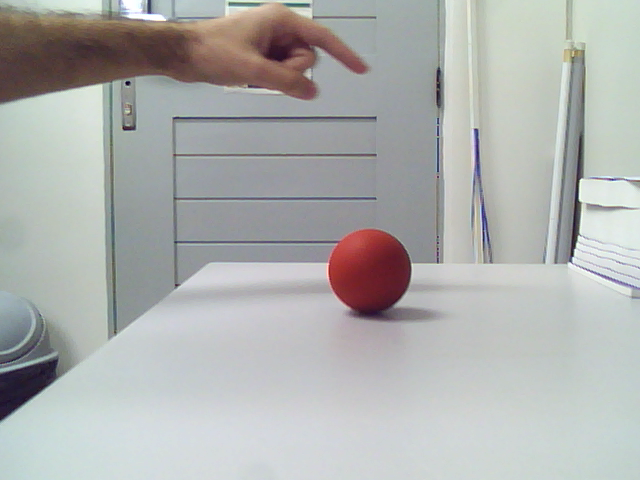
//> input picture front-front/l00039.png, 640 x 480 px
$ ./gfsp   (built with g++ and OpenCV 4)
//> lines starting //> are read from the running program, lines starting //| are printed output that depends on the picture
// gfsp - Gabor Filter Sig Pyramid
// gabor filters 0 45 90 135 over pyramid


#include "opencv2/imgproc/imgproc.hpp"
#include "opencv2/highgui/highgui.hpp"
#include <math.h>
#include <stdlib.h>
#include <stdio.h>

using namespace cv;
using namespace std;

/// Global variables
Mat src, dst, tmp, tmp1, tmp2;
Mat ch[3];

// pyr means:
// My pyramid
//          6 layers ( each layer is a scale)
//          7 features
//
// pyr[i][j]
// index i corresponds to layer
// index j corresponds to features as fallow:

#define GRAY 2
#define RED 3
#define GREEN 4
#define BLUE 5
#define YELLOW 6


std::vector <std::vector <Mat> > pyr(6, std::vector <Mat> (7));

Mat results;
Mat gabor_output;

//char* window_name = "Pyramids Demo";


// function to exctract regionals averages
// Mat res is a single channel image
double * regionals_averages(Mat res) {

  static double average[9];
  int k = 0;
  int cont = 0;
  for (int ri = 0; ri < res.cols-3; ri += res.cols/3) { //need to subtract 3 because 640/3 is not a round number
    for (int rj = 0; rj < res.rows-3; rj += res.rows/3) {

      printf("Dentro da funcao, antes do roi, ri = %d, rj = %d, res.cols/3 = %d, res.rows/3 = %d\n", ri, rj, res.cols/3, res.rows/3);
      Mat roiImg = res(Rect(ri,rj,res.cols/3,res.rows/3));
      imshow("ROI", roiImg);
      cv::Scalar media;
      media = mean(roiImg);
      printf("Dentro da funcao, depois do roi, media = %f\n",media[0]);
      int cc;
      cc = waitKey(0);
      if( (char)cc == 27 )
        { return 0; }
      average[k] = media[0];
      k++;
    }
  } //
  return average;
}

/**
 * @function main
 */
int main( int argc, char** argv )
{
  /// General instructions
  printf( "\n Zoom In-Out demo  \n " );
  printf( "------------------ \n" );
  printf( " * [u] -> Zoom in  \n" );
  printf( " * [d] -> Zoom out \n" );
  printf( " * [ESC] -> Close program \n \n" );

  /// Test image - Make sure it s divisible by 2^{n}
//  src = imread( "./front-front/l00039.png", CV_LOAD_IMAGE_GRAYSCALE );
  src = imread( "./front-front/l00039.png", CV_LOAD_IMAGE_COLOR );
//> src is the input picture: 480 rows x 640 cols, CV_8UC3; mean B, G, R 174.8, 176.5, 174.8
  if( !src.data )
    { printf(" No data! -- Exiting the program \n");
      return -1; }

  tmp = src;
  dst = tmp;

  printf( "cols = %i, rows = %i\n",src.cols,src.rows);
//| cols = 640, rows = 480
  // LAYER ZERO
  pyr[0][0] = src;
//> pyr = 6 items
  pyr[0][1] = src;
  cvtColor (src, pyr[0][GRAY], CV_BGR2GRAY);
  split(src,ch);
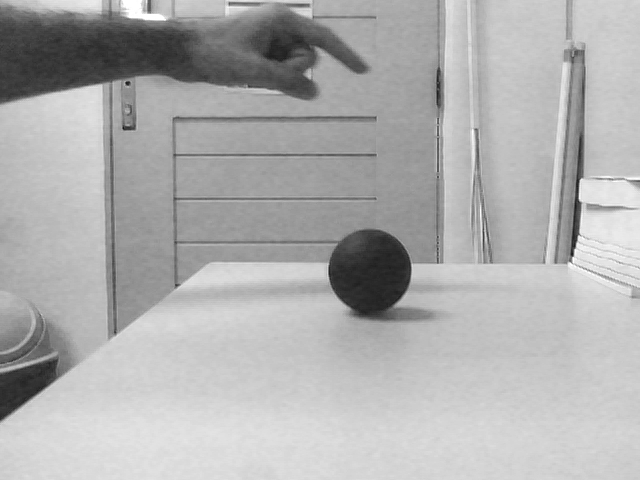
//> ch[0]: 480 rows x 640 cols, CV_8UC1; min 20, max 255, mean 174.8
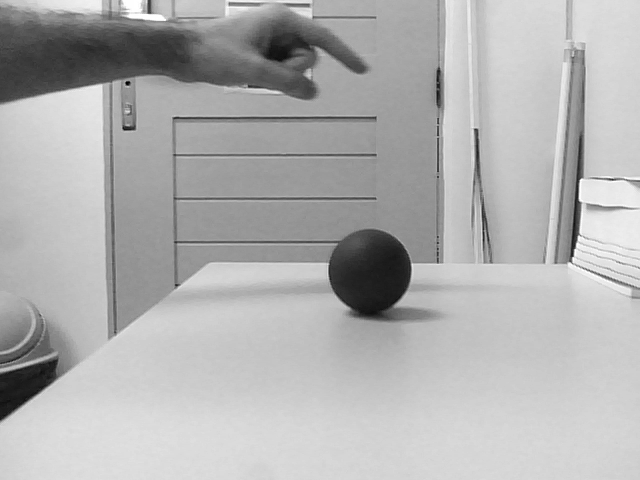
//> ch[1]: 480 rows x 640 cols, CV_8UC1; min 0, max 255, mean 176.5
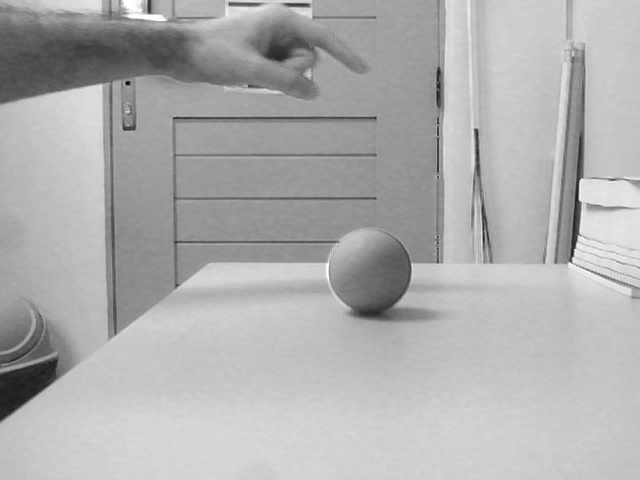
//> ch[2]: 480 rows x 640 cols, CV_8UC1; min 7, max 255, mean 174.8
  // RED
  pyr[0][RED] = ch[2] - (ch[1] + ch[0])/2;
  // GREEN
  pyr[0][GREEN] = ch[1] - (ch[2] + ch[0])/2;
  // BLUE
  pyr[0][BLUE] = ch[0] - (ch[2] + ch[1])/2;
  // YELLOW
  pyr[0][YELLOW] = (ch[2] + ch[1])/2 - abs(ch[2] - ch[1])/2 - ch[0];

  // other layers of pyramid
  for (int i = 0; i < 5; i++) {
    pyrDown (pyr[i][0], pyr[i+1][0], Size (pyr[i][0].cols/2, pyr[i][0].rows/2));
    tmp1 = pyr[i+1][0];
    for (int j = i+1; j > 0; j--) {
      pyrUp (tmp1, tmp2, Size (tmp1.cols*2, tmp1.rows*2));
      tmp1 = tmp2;
    }
    pyr[i+1][1] = tmp1;
    cvtColor (tmp1, pyr[i+1][GRAY], CV_BGR2GRAY);
    split (tmp1, ch);
    // RED
    pyr[i+1][RED] = ch[2] - (ch[1] + ch[0])/2;
    // GREEN
    pyr[i+1][GREEN] = ch[1] - (ch[2] + ch[0])/2;
    // BLUE
    pyr[i+1][BLUE] = ch[0] - (ch[2] + ch[1])/2;
    // YELLOW
    pyr[i+1][YELLOW] = (ch[2] + ch[1])/2 - abs(ch[2] - ch[1])/2 - ch[0];
  }
//> tmp1: 480 rows x 640 cols, CV_8UC3; mean of channels 0, 1, 2 175.1, 176.8, 175.2

// building the features
  for (int i = 0; i <= 5; i++) {
  // SR - Spectrum Residual

    Mat grayTemp, grayDown;
    std::vector<Mat> mv;
    Size resizedImageSize( pyr[i][0].cols, pyr[i][0].rows );

    Mat realImage( resizedImageSize, CV_64F );
    Mat imaginaryImage( resizedImageSize, CV_64F );
    imaginaryImage.setTo( 0 );
    Mat combinedImage( resizedImageSize, CV_64FC2 );
    Mat imageDFT;
    Mat logAmplitude;
    Mat angle( resizedImageSize, CV_64F );
    Mat magnitude( resizedImageSize, CV_64F );
    Mat logAmplitude_blur, imageGR;

    if( pyr[i][0].channels() == 3 )
    {
      cvtColor( pyr[i][0], imageGR, COLOR_BGR2GRAY );
      resize( imageGR, grayDown, resizedImageSize, 0, 0, INTER_LINEAR );
    }
    else
    {
      resize( pyr[i][0], grayDown, resizedImageSize, 0, 0, INTER_LINEAR );
    }

    grayDown.convertTo( realImage, CV_64F );

    mv.push_back( realImage );
    mv.push_back( imaginaryImage );
    merge( mv, combinedImage );
    dft( combinedImage, imageDFT );
    split( imageDFT, mv );

    //-- Get magnitude and phase of frequency spectrum --//
    cartToPolar( mv.at( 0 ), mv.at( 1 ), magnitude, angle, false );
    log( magnitude, logAmplitude );
    //-- Blur log amplitude with averaging filter --//
    blur( logAmplitude, logAmplitude_blur, Size( 3, 3 ), Point( -1, -1 ), BORDER_DEFAULT );
    //-- Get the exponencial differences between --//
    exp( logAmplitude - logAmplitude_blur, magnitude );
    //-- Back to cartesian frequency domain --//
    polarToCart( magnitude, angle, mv.at( 0 ), mv.at( 1 ), false );
    merge( mv, imageDFT );
    dft( imageDFT, combinedImage, DFT_INVERSE );
    split( combinedImage, mv );

    cartToPolar( mv.at( 0 ), mv.at( 1 ), magnitude, angle, false );
    GaussianBlur( magnitude, magnitude, Size( 5, 5 ), 8, 0, BORDER_DEFAULT );
    magnitude = magnitude.mul( magnitude );

    double minVal, maxVal;
    minMaxLoc( magnitude, &minVal, &maxVal );

    magnitude = magnitude / maxVal;
    magnitude.convertTo( magnitude, CV_32F );

    Mat saliencyMap;

    resize( magnitude, saliencyMap, src.size(), 0, 0, INTER_LINEAR );

    // visualize saliency map of Spectral Residual
    char win_name[15];
    sprintf(win_name, "SR_layer%i",i);
    imshow( win_name, saliencyMap );
    int cc;
    cc = waitKey(0);
    if( (char)cc == 27 )
      { return 0; }
    destroyAllWindows();

// /* Building the spatial features
    for (int j = i+1; j <=5; j++) {
      int c;
      char window_name[15];
      sprintf(window_name, "gray%d-%d",i,j);
      absdiff (pyr[i][GRAY], pyr[j][GRAY], results);
      imshow (window_name, results);
      c = waitKey(0);
      if( (char)c == 27 )
        { return 0; }
      destroyAllWindows();

      // gabor-filters 0 45 90 135
      Mat gaborKernel;
      Size ksize(31,31);
      double sigma = 4.0;
      double theta;
      double lambd = 10.0;
      double gamma = 0.5;
// when ddepth=-1, the output image will have the same depth as the source
      int ddepth = -1;
      for (int k = 0; k < 4; k++) {
        theta = CV_PI*k/4;
        gaborKernel = getGaborKernel(ksize, sigma, theta, lambd, gamma);
        sprintf(window_name, "gabor-kernel%d",180*k/4);
        imshow(window_name, gaborKernel);
        filter2D(results, gabor_output, ddepth, gaborKernel);
        sprintf(window_name, "gray%d-%d-gabor%d",i,j,180*k/4);
        imshow(window_name, gabor_output);
        c = waitKey(0);
        if( (char)c == 27 )
          { return 0; }
        destroyAllWindows();
      }

      sprintf(window_name, "R_G%d-%d",i,j);
      absdiff (pyr[i][RED]-pyr[i][GREEN],pyr[j][GREEN]-pyr[j][RED], results);
      imshow (window_name, results);

      // the average function
      double *average;
      char filename[35];
      FILE *fp;
      average = regionals_averages(results);
//      sprintf(filename, "med");
//      fp = fopen(filename, "w"); //mode "a" for append
      for (int med = 0; med < 9; med++) {
        sprintf(filename, "R_G%d-%d-med%d",i,j,med);
        fp = fopen(filename, "a"); //mode "a" for append
        fprintf(fp,"%lf\n", average[med]);
        fclose(fp);
//        printf("media = %lf\n", average[med]);
      }
//      fclose(fp);

      c = waitKey(0);
      if( (char)c == 27 )
        { return 0; }

      destroyAllWindows();
      sprintf(window_name, "B_Y%d-%d",i,j);
      absdiff (pyr[i][BLUE]-pyr[i][YELLOW], pyr[j][YELLOW]-pyr[j][BLUE], results);
      imshow (window_name, results);
      c = waitKey(0);
      if( (char)c == 27 )
        { return 0; }
      destroyAllWindows();
    }
// */
  }
//> this loop made 6 passes; the space key is pressed
//> (resizedImageSize, minVal, maxVal) on passes 1 to 6: (Size(640, 480), 6559.5, 35268990.8), (Size(320, 240), 3800.3, 3791651.2), (Size(160, 120), 1454.9, 442120.2), (Size(80, 60), 589.2, 91597), (Size(40, 30), 893.5, 11232.8), (Size(20, 15), 717.7, 4512.6)
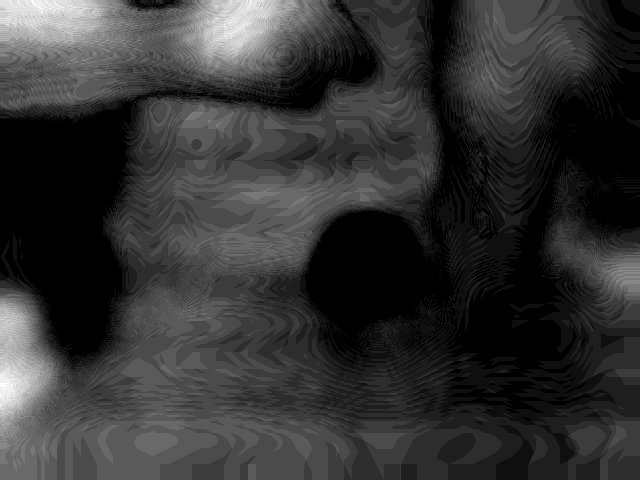
//> results: 480 rows x 640 cols, CV_8UC1; min 0, max 17, mean 3.39; drawn with min black and max white
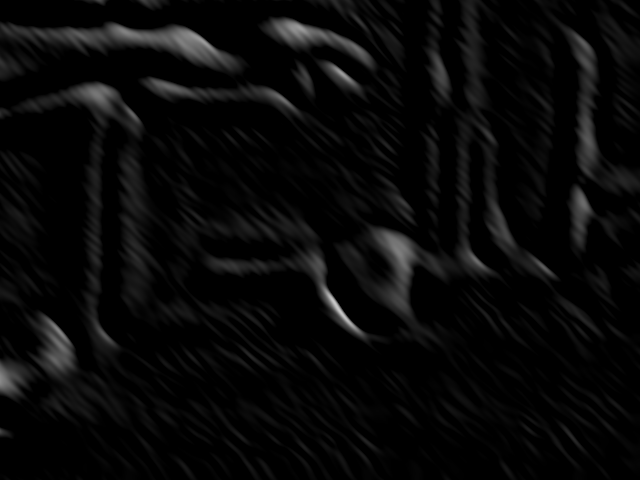
//> gabor_output: 480 rows x 640 cols, CV_8UC1; min 0, max 200, mean 8.8

  /// Loop
  while( true )
  {
    int c;
    c = waitKey(10);
//> the Esc key is pressed

    if( (char)c == 27 )
      { break; }
    if( (char)c == 'u' )
      { pyrUp( tmp, dst, Size( tmp.cols*2, tmp.rows*2 ) );
        printf( "** Zoom In: Image x 2 \n" );
      }
    else if( (char)c == 'd' )
     { pyrDown( tmp, dst, Size( tmp.cols/2, tmp.rows/2 ) );
       printf( "** Zoom Out: Image / 2 \n" );
     }

    imshow( "Pyramids Demo", dst );
    tmp = dst;
  }
  return 0;
}
